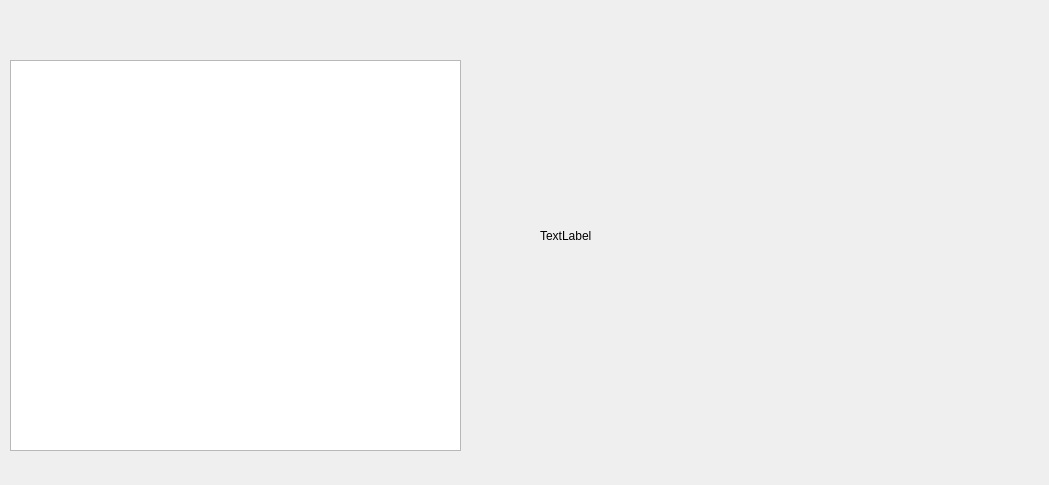
<?xml version="1.0" encoding="UTF-8"?>
<ui version="4.0">
 <class>Viewing</class>
 <widget class="QDialog" name="Viewing">
  <property name="geometry">
   <rect>
    <x>0</x>
    <y>0</y>
    <width>1049</width>
    <height>485</height>
   </rect>
  </property>
  <property name="windowTitle">
   <string>Dialog</string>
  </property>
  <widget class="QLabel" name="picLabel">
   <property name="geometry">
    <rect>
     <x>540</x>
     <y>20</y>
     <width>441</width>
     <height>431</height>
    </rect>
   </property>
   <property name="text">
    <string>TextLabel</string>
   </property>
  </widget>
  <widget class="QTableView" name="tableView">
   <property name="geometry">
    <rect>
     <x>10</x>
     <y>60</y>
     <width>451</width>
     <height>391</height>
    </rect>
   </property>
  </widget>
 </widget>
 <resources/>
 <connections/>
</ui>
